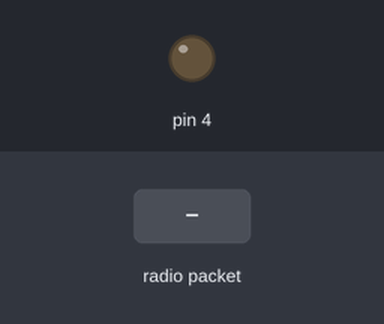
A sketch run on a simulated Arduino Uno, built with avr-gcc and run on an emulated ATmega328P. Shown: output pins drawn as LEDs (lit = HIGH). Inputs (shaded band) come from the test bench. No radio packets arrive unless stated; what the sketch prints to the serial monitor is not drawn.

Above: at 1.2 s.
1.3 s: radio packet "1" arrives
At 1.8 s:
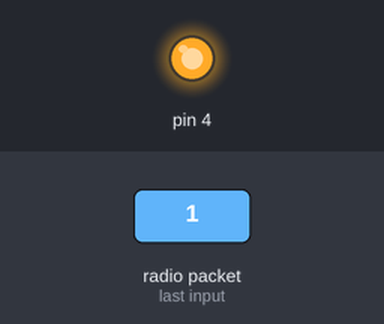
2.8 s: radio packet "0" arrives
At 4.1 s:
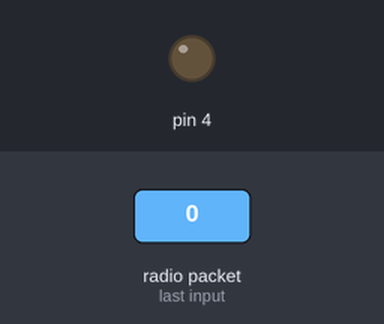
Timing chart, 0 to 5.8 s (numbered marks = the images above; inputs shaded):
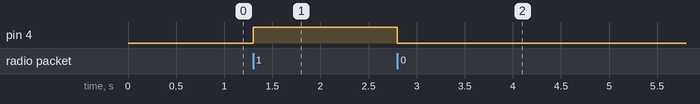

The sketch:

receiver.ino
```cpp
// (licence header left out)
#include <VirtualWire.h>
#include <LiquidCrystal.h>
// LiquidCrystal lcd(13, 12, 11, 10, 9, 8);
void setup()
{

    Serial.begin(9600);	// Debugging only
    Serial.println("setup");
   // lcd.begin(20, 4);

    // Initialise the IO and ISR
    vw_set_ptt_inverted(true); // Required for DR3100
   // vw_set_rx_pin(2);
    vw_setup(2000);	 // Bits per sec

    vw_rx_start();       // Start the receiver PLL running

 pinMode(4, OUTPUT);
}

void loop()
{


    uint8_t buf[VW_MAX_MESSAGE_LEN];
    uint8_t buflen = VW_MAX_MESSAGE_LEN;

    if (vw_get_message(buf, &buflen)) // Non-blocking
    {
	int i;

        digitalWrite(13, true); // Flash a light to show received good message
 //Message with a good checksum received, dump it.
     /*
     lcd.setCursor(0, 1);
     lcd.print("Chegou: ");
     lcd.setCursor(0, 2);
     lcd.print(buf[i], DEC);
     lcd.print("      ");
     */
        if(buf[i] == '1'){
        digitalWrite(4, HIGH);

      }

        if(buf[i] == '0'){
        digitalWrite(4, LOW);

       }

        digitalWrite(13, false);
    }
}
```

Measured:
- after the input at 1.3 s, pin 4: LOW → HIGH at once
- after the input at 2.8 s, pin 4: HIGH → LOW at once
